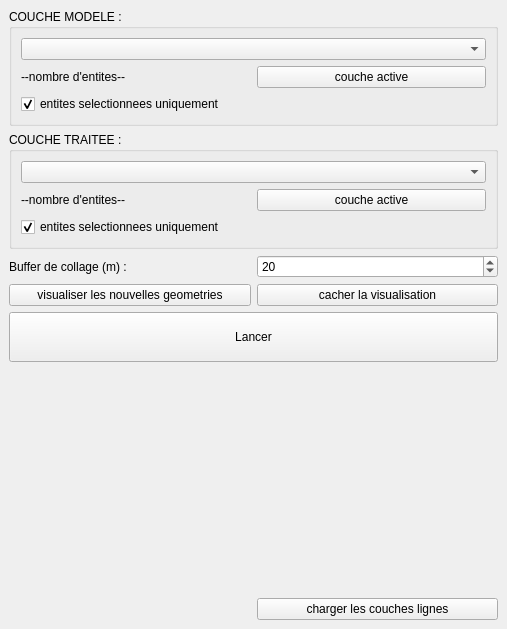
<?xml version="1.0" encoding="UTF-8"?>
<ui version="4.0">
 <class>StickyLinesDockWidgetBase</class>
 <widget class="QDockWidget" name="StickyLinesDockWidgetBase">
  <property name="geometry">
   <rect>
    <x>0</x>
    <y>0</y>
    <width>507</width>
    <height>629</height>
   </rect>
  </property>
  <property name="windowTitle">
   <string>StickyLines</string>
  </property>
  <widget class="QWidget" name="dockWidgetContents">
   <layout class="QGridLayout" name="gridLayout">
    <item row="8" column="0" colspan="2">
     <widget class="QPushButton" name="startButton">
      <property name="minimumSize">
       <size>
        <width>0</width>
        <height>50</height>
       </size>
      </property>
      <property name="text">
       <string>Lancer</string>
      </property>
     </widget>
    </item>
    <item row="5" column="0">
     <widget class="QLabel" name="label">
      <property name="text">
       <string>Buffer de collage (m) :</string>
      </property>
     </widget>
    </item>
    <item row="13" column="1">
     <widget class="QPushButton" name="loadLayersButton">
      <property name="text">
       <string>charger les couches lignes</string>
      </property>
     </widget>
    </item>
    <item row="5" column="1">
     <widget class="QSpinBox" name="bufferSpin">
      <property name="maximum">
       <number>99999999</number>
      </property>
      <property name="value">
       <number>20</number>
      </property>
     </widget>
    </item>
    <item row="12" column="1">
     <spacer name="verticalSpacer">
      <property name="orientation">
       <enum>Qt::Vertical</enum>
      </property>
      <property name="sizeHint" stdset="0">
       <size>
        <width>20</width>
        <height>40</height>
       </size>
      </property>
     </spacer>
    </item>
    <item row="3" column="0" colspan="2">
     <widget class="QGroupBox" name="modelGroupBox">
      <property name="title">
       <string>COUCHE MODELE :</string>
      </property>
      <layout class="QGridLayout" name="gridLayout_3">
       <item row="0" column="0" colspan="2">
        <widget class="QComboBox" name="modelCombo">
         <property name="editable">
          <bool>false</bool>
         </property>
        </widget>
       </item>
       <item row="3" column="0" colspan="2">
        <widget class="QCheckBox" name="modelSelectedCheck">
         <property name="text">
          <string>entites selectionnees uniquement</string>
         </property>
         <property name="checked">
          <bool>true</bool>
         </property>
        </widget>
       </item>
       <item row="1" column="1">
        <widget class="QPushButton" name="modelActiveButton">
         <property name="text">
          <string>couche active</string>
         </property>
        </widget>
       </item>
       <item row="1" column="0">
        <widget class="QLabel" name="modelCountLabel">
         <property name="text">
          <string>--nombre d'entites--</string>
         </property>
        </widget>
       </item>
      </layout>
     </widget>
    </item>
    <item row="4" column="0" colspan="2">
     <widget class="QGroupBox" name="editGroupBox">
      <property name="title">
       <string>COUCHE TRAITEE :</string>
      </property>
      <layout class="QGridLayout" name="gridLayout_2">
       <item row="2" column="2">
        <widget class="QPushButton" name="editActiveButton">
         <property name="text">
          <string>couche active</string>
         </property>
        </widget>
       </item>
       <item row="3" column="1" colspan="2">
        <widget class="QCheckBox" name="editSelectedCheck">
         <property name="text">
          <string>entites selectionnees uniquement</string>
         </property>
         <property name="checked">
          <bool>true</bool>
         </property>
        </widget>
       </item>
       <item row="0" column="1" colspan="2">
        <widget class="QComboBox" name="editCombo">
         <property name="editable">
          <bool>false</bool>
         </property>
        </widget>
       </item>
       <item row="2" column="1">
        <widget class="QLabel" name="editCountLabel">
         <property name="text">
          <string>--nombre d'entites--</string>
         </property>
        </widget>
       </item>
      </layout>
     </widget>
    </item>
    <item row="7" column="0">
     <widget class="QPushButton" name="showGeometryButton">
      <property name="text">
       <string>visualiser les nouvelles geometries</string>
      </property>
     </widget>
    </item>
    <item row="7" column="1">
     <widget class="QPushButton" name="hideGeometryButton">
      <property name="text">
       <string>cacher la visualisation</string>
      </property>
     </widget>
    </item>
   </layout>
  </widget>
 </widget>
 <resources/>
 <connections/>
</ui>
